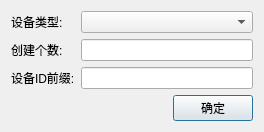
<?xml version="1.0" encoding="UTF-8"?>
<ui version="4.0">
 <class>CAddDevicesDialog</class>
 <widget class="QDialog" name="CAddDevicesDialog">
  <property name="geometry">
   <rect>
    <x>0</x>
    <y>0</y>
    <width>264</width>
    <height>121</height>
   </rect>
  </property>
  <property name="windowTitle">
   <string>Dialog</string>
  </property>
  <layout class="QGridLayout" name="gridLayout">
   <item row="2" column="1">
    <widget class="QLineEdit" name="lineEdit_2"/>
   </item>
   <item row="1" column="1">
    <widget class="QLineEdit" name="lineEdit"/>
   </item>
   <item row="0" column="0">
    <widget class="QLabel" name="label">
     <property name="text">
      <string>设备类型:</string>
     </property>
    </widget>
   </item>
   <item row="2" column="0">
    <widget class="QLabel" name="label_3">
     <property name="text">
      <string>设备ID前缀:</string>
     </property>
    </widget>
   </item>
   <item row="1" column="0">
    <widget class="QLabel" name="label_2">
     <property name="text">
      <string>创建个数:</string>
     </property>
    </widget>
   </item>
   <item row="0" column="1">
    <widget class="QComboBox" name="comboBox"/>
   </item>
   <item row="3" column="1">
    <layout class="QHBoxLayout" name="horizontalLayout">
     <item>
      <spacer name="horizontalSpacer">
       <property name="orientation">
        <enum>Qt::Horizontal</enum>
       </property>
       <property name="sizeHint" stdset="0">
        <size>
         <width>40</width>
         <height>20</height>
        </size>
       </property>
      </spacer>
     </item>
     <item>
      <widget class="QPushButton" name="pushButton">
       <property name="text">
        <string>确定</string>
       </property>
      </widget>
     </item>
    </layout>
   </item>
  </layout>
 </widget>
 <resources/>
 <connections/>
</ui>
